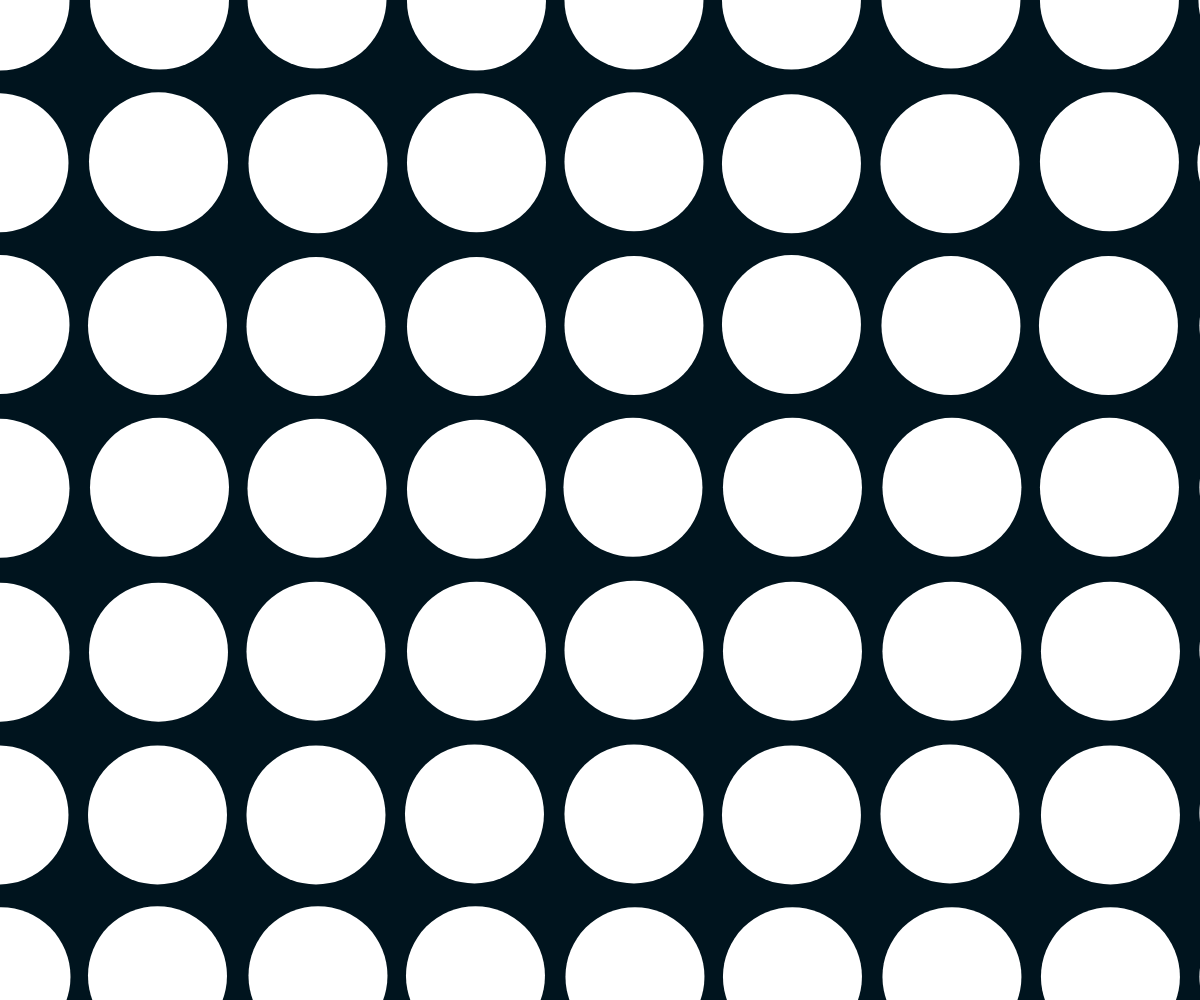
Frame 1 (no input)
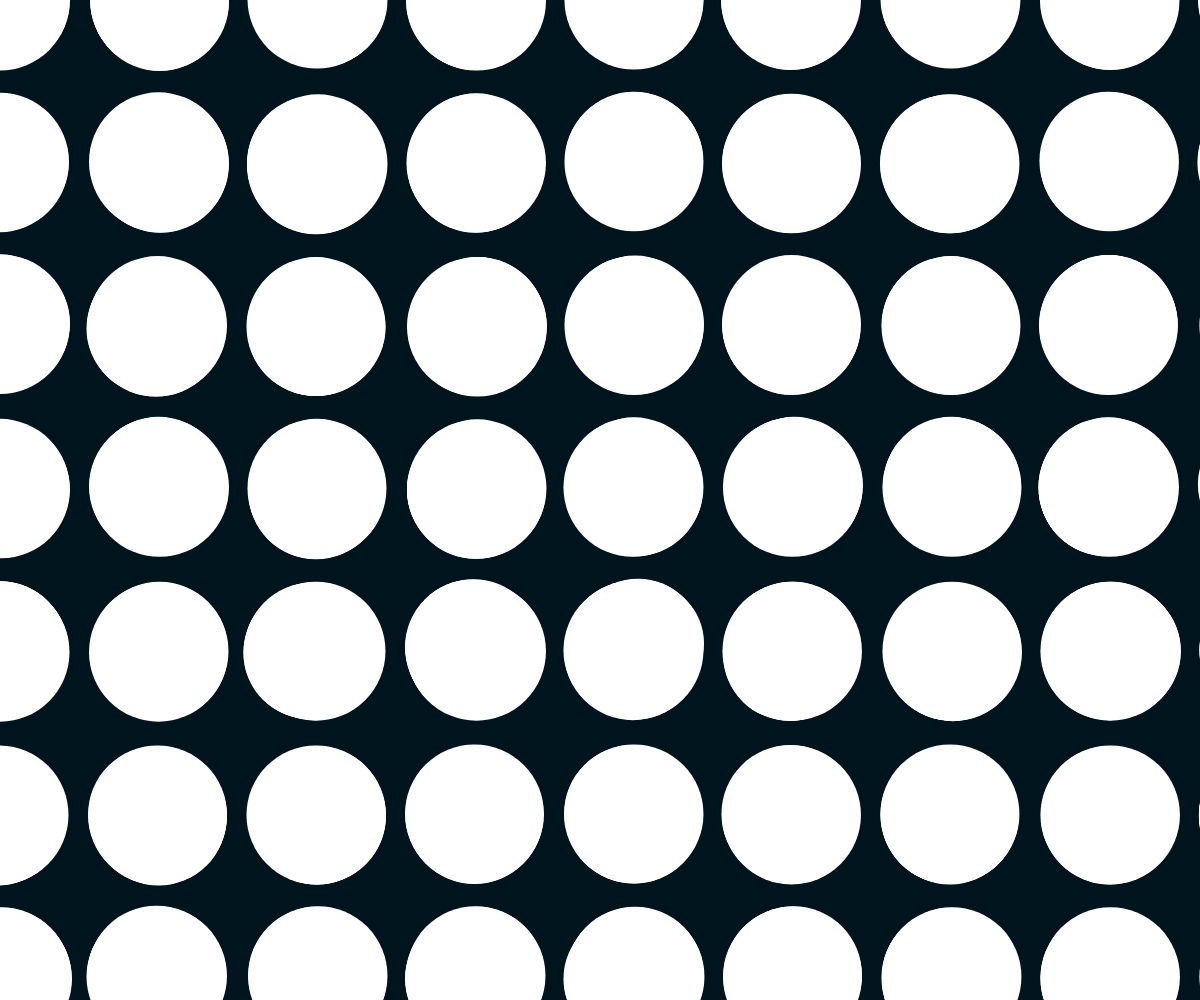
Frame 60 (no input)
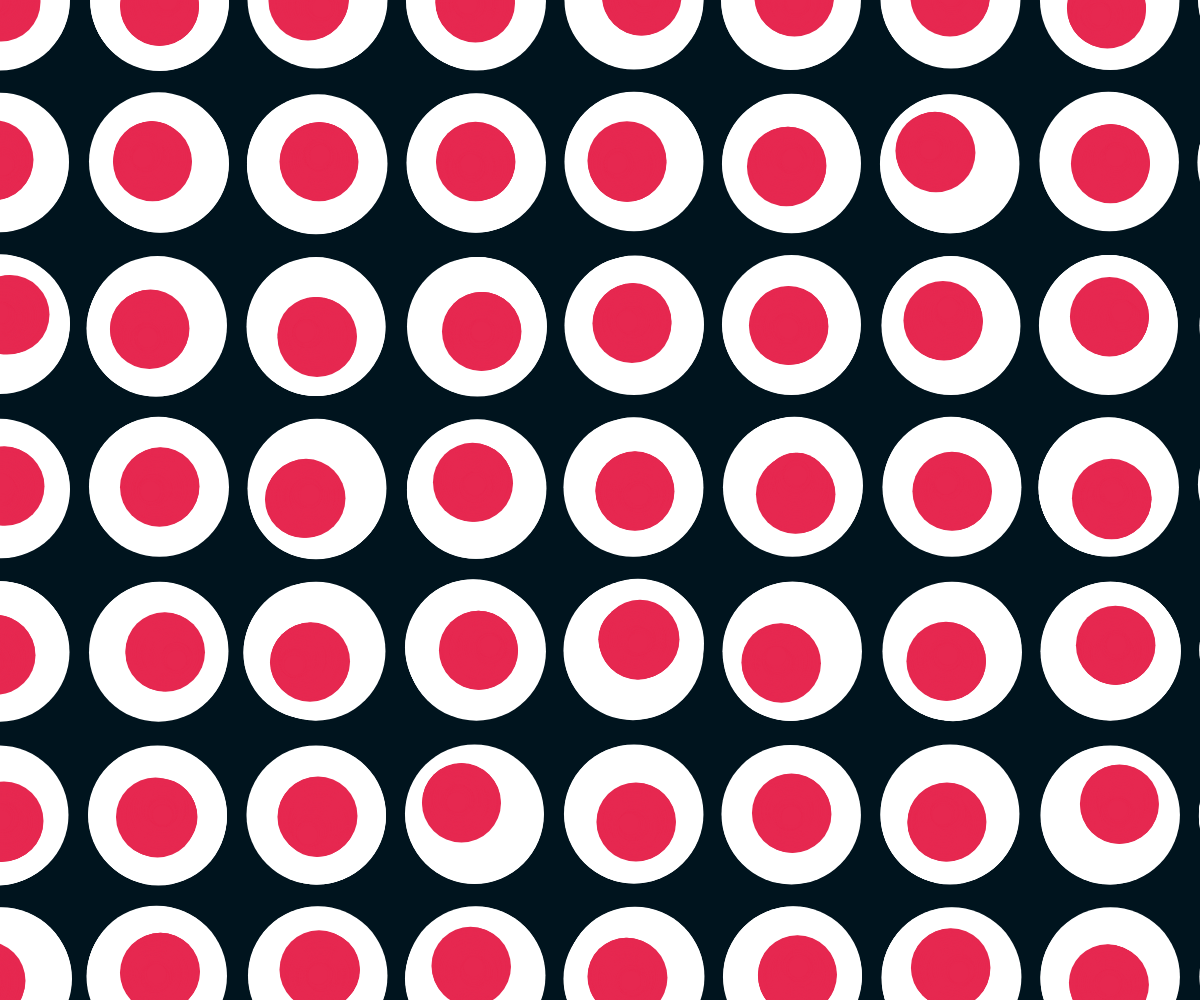
Frame 120 (the mouse pressed at the canvas centre since frame 60)

The p5.js sketch that drew these frames (run headless with seeded random() and noise() and a simulated clock; from frame 60 on, the mouse is pressed at the canvas centre):

// p5.js sketch
// ── sketch.js
// Pia Scharf - 2020


let circle;
let circles = [];

let w;
let h;
let r;

let user;

function setup() {
  w = windowWidth;
  h = windowHeight;
  r = 140;
  createCanvas(w, h);

  background(0, 20, 30);
  noStroke();
  gridInit();


  user = false;
}

function gridInit() {


  for (let i = 0; i <= h / r + 1; i++) {
    for (let j = 0; j <= w / r + 1; j++) {

      let x = map(j, 1, w / r, 0, w);
      let y = map(i, 1, h / r, 0, h);


      circle = new Circle(x, y, r);
      circles.push(circle);
    }
  }

}

function draw() {

  //print(user);


  for (let k = 0; k < circles.length; k++) {
    let cir = circles[k];
    cir.moveCircle();
    cir.colorCircle(user);
    cir.drawCircle();

  }
}


function mousePressed() {
  user = true;
}

function mouseReleased() {
  user = false;
}



class Circle {

  constructor(x, y, r) {
    this.r = r;
    this.x = x;
    this.y = y;
  }

  moveCircle() {
    this.x = this.x + floor(random(-1, 2));
    this.y = this.y + floor(random(-1, 2));

    if (this.r > -1) {
      this.r--;
    } else {
      this.r++;
    }
  }


  colorCircle(user) {

    if (user) {
      fill(230, 40, 80);
    } else {
      fill(255);
    }

  }


  drawCircle() {

    ellipse(this.x, this.y, this.r);
  }

}
